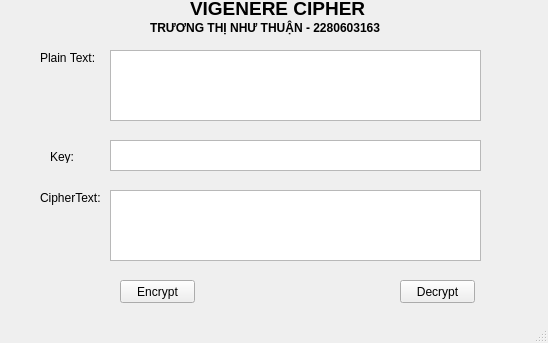
<?xml version="1.0" encoding="UTF-8"?>
<ui version="4.0">
 <class>MainWindow</class>
 <widget class="QMainWindow" name="MainWindow">
  <property name="geometry">
   <rect>
    <x>0</x>
    <y>0</y>
    <width>548</width>
    <height>343</height>
   </rect>
  </property>
  <property name="windowTitle">
   <string>MainWindow</string>
  </property>
  <widget class="QWidget" name="centralwidget">
   <widget class="QPlainTextEdit" name="CipherText">
    <property name="geometry">
     <rect>
      <x>110</x>
      <y>190</y>
      <width>371</width>
      <height>71</height>
     </rect>
    </property>
   </widget>
   <widget class="QPushButton" name="Encrypt">
    <property name="geometry">
     <rect>
      <x>120</x>
      <y>280</y>
      <width>75</width>
      <height>23</height>
     </rect>
    </property>
    <property name="text">
     <string>Encrypt</string>
    </property>
   </widget>
   <widget class="QPlainTextEdit" name="KeyText">
    <property name="geometry">
     <rect>
      <x>110</x>
      <y>140</y>
      <width>371</width>
      <height>31</height>
     </rect>
    </property>
   </widget>
   <widget class="QLabel" name="label_3">
    <property name="geometry">
     <rect>
      <x>50</x>
      <y>150</y>
      <width>47</width>
      <height>13</height>
     </rect>
    </property>
    <property name="font">
     <font>
      <pointsize>9</pointsize>
     </font>
    </property>
    <property name="text">
     <string>Key:</string>
    </property>
   </widget>
   <widget class="QPlainTextEdit" name="PlainText">
    <property name="geometry">
     <rect>
      <x>110</x>
      <y>50</y>
      <width>371</width>
      <height>71</height>
     </rect>
    </property>
   </widget>
   <widget class="QLabel" name="label_4">
    <property name="geometry">
     <rect>
      <x>40</x>
      <y>190</y>
      <width>71</width>
      <height>16</height>
     </rect>
    </property>
    <property name="font">
     <font>
      <pointsize>9</pointsize>
     </font>
    </property>
    <property name="text">
     <string>CipherText:</string>
    </property>
   </widget>
   <widget class="QPushButton" name="Decrypt">
    <property name="geometry">
     <rect>
      <x>400</x>
      <y>280</y>
      <width>75</width>
      <height>23</height>
     </rect>
    </property>
    <property name="text">
     <string>Decrypt</string>
    </property>
   </widget>
   <widget class="QLabel" name="label_2">
    <property name="geometry">
     <rect>
      <x>190</x>
      <y>0</y>
      <width>201</width>
      <height>16</height>
     </rect>
    </property>
    <property name="minimumSize">
     <size>
      <width>0</width>
      <height>16</height>
     </size>
    </property>
    <property name="font">
     <font>
      <pointsize>14</pointsize>
      <weight>75</weight>
      <bold>true</bold>
     </font>
    </property>
    <property name="text">
     <string>VIGENERE CIPHER</string>
    </property>
   </widget>
   <widget class="QLabel" name="label_5">
    <property name="geometry">
     <rect>
      <x>40</x>
      <y>50</y>
      <width>61</width>
      <height>16</height>
     </rect>
    </property>
    <property name="font">
     <font>
      <pointsize>9</pointsize>
     </font>
    </property>
    <property name="text">
     <string>Plain Text:</string>
    </property>
   </widget>
   <widget class="QLabel" name="label_6">
    <property name="geometry">
     <rect>
      <x>150</x>
      <y>20</y>
      <width>251</width>
      <height>16</height>
     </rect>
    </property>
    <property name="font">
     <font>
      <pointsize>9</pointsize>
      <weight>75</weight>
      <bold>true</bold>
     </font>
    </property>
    <property name="text">
     <string>TRƯƠNG THỊ NHƯ THUẬN - 2280603163</string>
    </property>
   </widget>
  </widget>
  <widget class="QMenuBar" name="menubar">
   <property name="geometry">
    <rect>
     <x>0</x>
     <y>0</y>
     <width>548</width>
     <height>21</height>
    </rect>
   </property>
  </widget>
  <widget class="QStatusBar" name="statusbar"/>
 </widget>
 <resources/>
 <connections/>
</ui>
